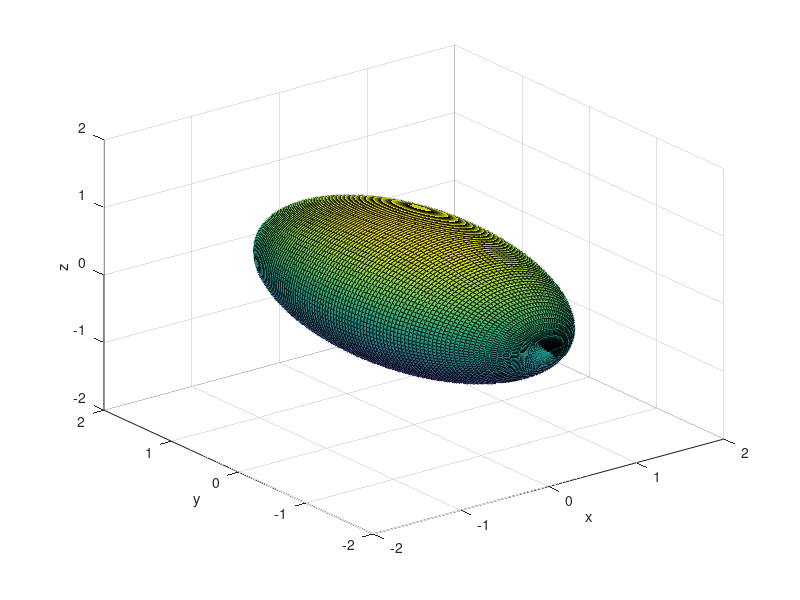

MATLAB code to generate this figure:
% Ex. 10.6-19: Ellipsoid
clear

y = linspace(-2, 2);
u = linspace(0,2*pi);

[Y, U] = meshgrid(y, u);

R = (1 - Y.^2/4).^0.5;
X = R .* cos(U);
Z = R .* sin(U);

surf(X, Y, Z);

xlabel('x')
ylabel('y')
zlabel('z')

xlim([-2 2])
ylim([-2 2])
zlim([-2 2])